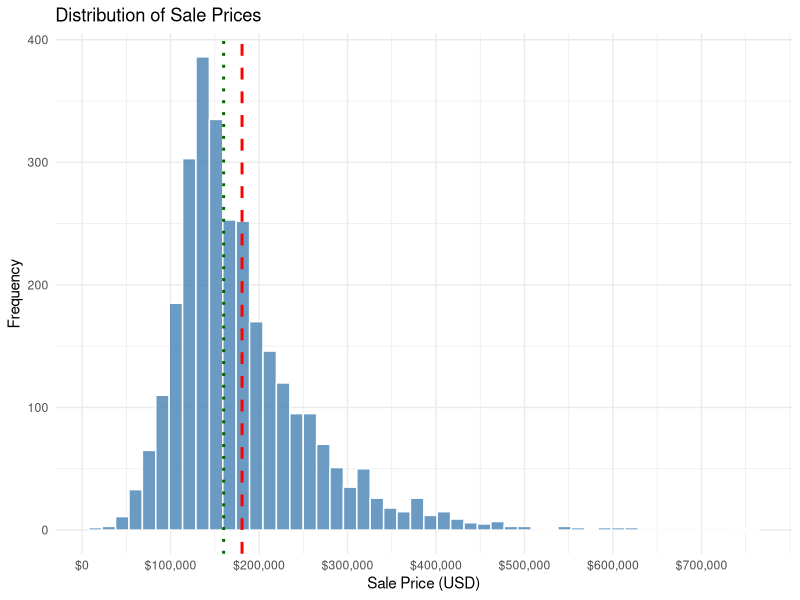

Write R code to recreate this figure.
library(ggplot2)
library(dplyr)
library(modeldata)

# Load data
data(ames, package = "modeldata")

# All summary statistics
stats <- ames %>%
  summarise(
    Count = n(),
    Mean = mean(Sale_Price),
    Median = median(Sale_Price),
    SD = sd(Sale_Price),
    Min = min(Sale_Price),
    Q1 = quantile(Sale_Price, 0.25),
    Q3 = quantile(Sale_Price, 0.75),
    Max = max(Sale_Price)
  ) %>%
  mutate(across(where(is.numeric), round, 0))

print(stats)

# Create histogram with mean and median lines
ggplot(ames, aes(x = Sale_Price)) +
  geom_histogram(bins = 50, fill = "steelblue", color = "white", alpha = 0.8) +
  geom_vline(xintercept = stats$Mean, color = "red", linetype = "dashed", size = 1) +
  geom_vline(xintercept = stats$Median, color = "darkgreen", linetype = "dotted", size = 1) +
  labs(title = "Distribution of Sale Prices", x = "Sale Price (USD)", y = "Frequency") +
  scale_x_continuous(
    labels = scales::dollar_format(), 
    breaks = seq(0, 700000, by = 100000)  
  ) +
  theme_minimal()
